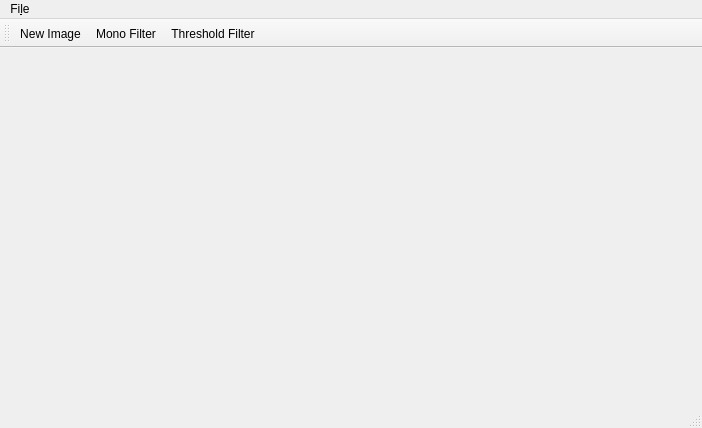
<?xml version="1.0" encoding="UTF-8"?>
<ui version="4.0">
 <class>MainWindow</class>
 <widget class="QMainWindow" name="MainWindow">
  <property name="geometry">
   <rect>
    <x>0</x>
    <y>0</y>
    <width>702</width>
    <height>428</height>
   </rect>
  </property>
  <property name="windowTitle">
   <string>MainWindow</string>
  </property>
  <widget class="QWidget" name="centralWidget"/>
  <widget class="QMenuBar" name="menuBar">
   <property name="geometry">
    <rect>
     <x>0</x>
     <y>0</y>
     <width>702</width>
     <height>25</height>
    </rect>
   </property>
   <widget class="QMenu" name="menuFile">
    <property name="title">
     <string>Fi&amp;le</string>
    </property>
    <addaction name="actionNew_Scene"/>
    <addaction name="separator"/>
    <addaction name="actionQuit"/>
   </widget>
   <addaction name="menuFile"/>
  </widget>
  <widget class="QToolBar" name="mainToolBar">
   <attribute name="toolBarArea">
    <enum>TopToolBarArea</enum>
   </attribute>
   <attribute name="toolBarBreak">
    <bool>false</bool>
   </attribute>
   <addaction name="actionNewImage"/>
   <addaction name="actionMonoFilter"/>
   <addaction name="actionThresholdFilter"/>
  </widget>
  <widget class="QStatusBar" name="statusBar"/>
  <action name="actionNew_Scene">
   <property name="text">
    <string>New Scene</string>
   </property>
  </action>
  <action name="actionQuit">
   <property name="text">
    <string>Quit</string>
   </property>
  </action>
  <action name="actionNewImage">
   <property name="text">
    <string>New Image</string>
   </property>
  </action>
  <action name="actionMonoFilter">
   <property name="text">
    <string>Mono Filter</string>
   </property>
  </action>
  <action name="actionThresholdFilter">
   <property name="text">
    <string>Threshold Filter</string>
   </property>
  </action>
 </widget>
 <layoutdefault spacing="6" margin="11"/>
 <resources/>
 <connections/>
</ui>
